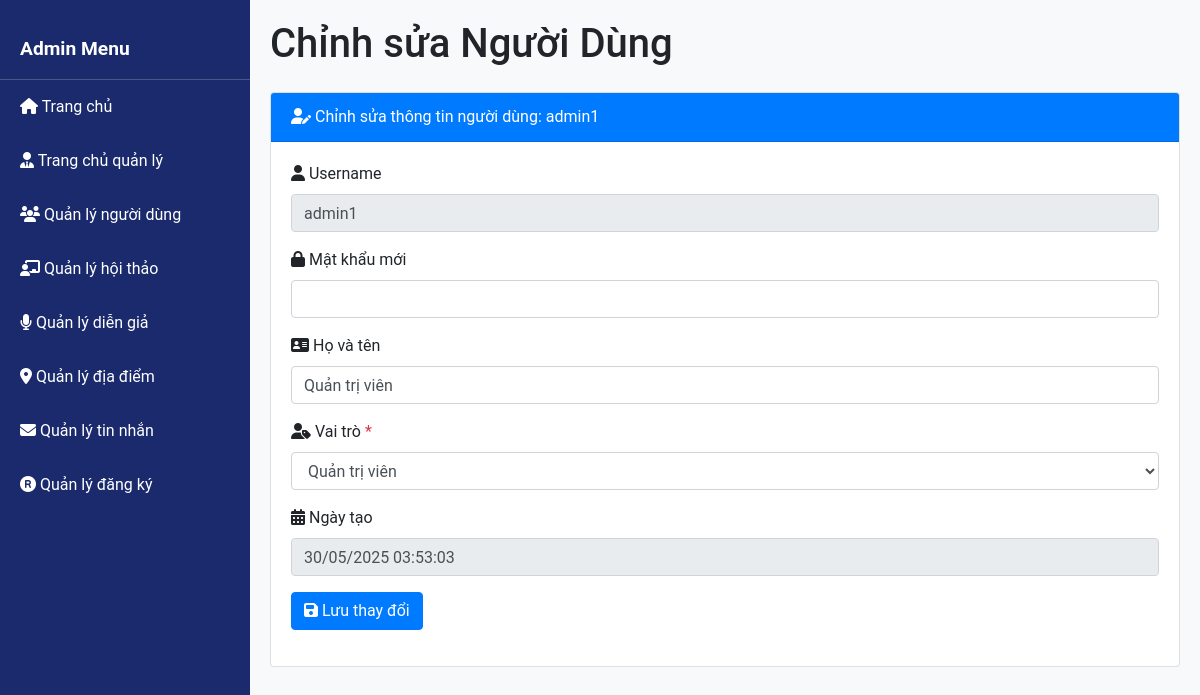
/layouts/admin_user_edit.php?id=1 (signed in), run on the app's committed database.
### tables this page shows
CREATE TABLE users (
    user_id INT PRIMARY KEY AUTO_INCREMENT,
    username VARCHAR(50) UNIQUE NOT NULL,
    password VARCHAR(255) NOT NULL,
    full_name VARCHAR(100) NOT NULL,
    role ENUM('admin', 'user') DEFAULT 'user',
    created_at TIMESTAMP DEFAULT CURRENT_TIMESTAMP
);

### layouts/admin_user_edit.php (the view, shortened to what this page needs)
<?php
require_once '../config.php';
$user = null;
$userId = (int)$_GET['id'];
try {
  $stmt = $conn->prepare("SELECT * FROM users WHERE user_id = :user_id");
  $stmt->bindParam(':user_id', $userId, PDO::PARAM_INT);
  $stmt->execute();
  $user = $stmt->fetch(PDO::FETCH_ASSOC);
} catch (PDOException $e) {
  $message = "Lỗi khi lấy thông tin người dùng: " . $e->getMessage();
}
?>
<!DOCTYPE html>
<html lang="en">
<head>
  <link rel="stylesheet" href="https://cdn.jsdelivr.net/npm/bootstrap@4.1.3/dist/css/bootstrap.min.css">
  <link rel="stylesheet" href="../assets/css/style-admin.css">
  <link rel="stylesheet" href="../assets/css/style.css">
  <link rel="stylesheet" href="https://cdnjs.cloudflare.com/ajax/libs/font-awesome/6.7.2/css/all.min.css" />
</head>
<body>
  <?php include_once './admin_sidebar.php'; ?>
  <div class="content">
    <h1 class="mb-4">Chỉnh sửa Người Dùng</h1>
    <div class="card">
      <div class="card-header bg-primary text-white">
        <i class="fas fa-user-edit"></i> Chỉnh sửa thông tin người dùng: <?php echo htmlspecialchars($user['username']); ?>
      </div>
      <div class="card-body">
        <form method="POST" action="">
          <div class="form-group">
            <label for="username">
              <i class="fas fa-user"></i> Username
            </label>
            <input type="text" class="form-control" id="username" value="<?php echo htmlspecialchars($user['username']); ?>" readonly disabled>
          </div>
          <div class="form-group">
            <label for="password">
              <i class="fas fa-lock"></i> Mật khẩu mới
            </label>
            <input type="password" class="form-control" id="password" name="password">
          </div>
          <div class="form-group">
            <label for="full_name">
              <i class="fas fa-address-card"></i> Họ và tên
            </label>
            <input type="text" class="form-control" id="full_name" name="full_name"
              value="<?php echo htmlspecialchars($user['full_name'] ?? ''); ?>">
          </div>
          <div class="form-group">
            <label for="role">
              <i class="fas fa-user-tag"></i> Vai trò <span class="text-danger">*</span>
            </label>
            <select class="form-control" id="role" name="role" required>
              <option value="admin" <?php echo ($user['role'] === 'admin') ? 'selected' : ''; ?>>
                Quản trị viên
              </option>
            </select>
          </div>
          <div class="form-group">
            <label>
              <i class="fas fa-calendar-alt"></i> Ngày tạo
            </label>
            <input type="text" class="form-control" value="<?php echo date('d/m/Y H:i:s', strtotime($user['created_at'])); ?>" readonly disabled>
          </div>
          <div class="form-group">
            <button type="submit" class="btn btn-primary">
              <i class="fas fa-save"></i> Lưu thay đổi
            </button>
          </div>
        </form>
      </div>
    </div>
  </div>
</body>
</html>

### assets/css/style-admin.css (style rules this page uses)
body { font-family: "Arial", sans-serif; background-color: #f8f9fa; }
.content { margin-left: 250px; padding: 20px; }

### assets/css/style.css (style rules this page uses)
:root { --primary: #ffffff; --secondary: #1d2939; --upcoming: #008739; --date: #8d8d8d; --hover: #007bff; --font: "Roboto", sans-serif; }
body { font-family: var(--font); }

### data on the page
users: username "admin1", full_name "Quản trị viên", role "Quản trị viên", created_at "30/05/2025 03:53:03"
